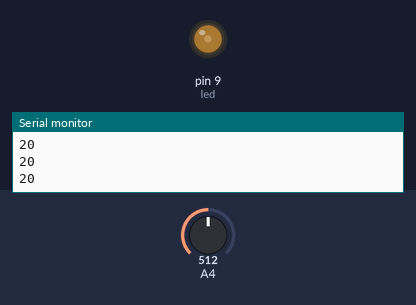
The sketch below on a simulated Arduino Uno, built with avr-gcc and run on an emulated ATmega328P. Shown: output pins drawn as LEDs (lit = HIGH), the last lines printed to the serial monitor. Inputs (shaded band) come from the test bench; at power-on: A4 = 512.

Above: at 1.2 s.
1.3 s: A4 set to 716
At 1.69 s:
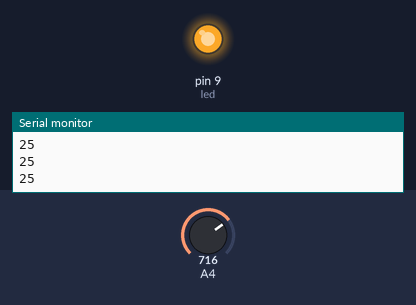
4.3 s: A4 set to 900
At 6.8 s:
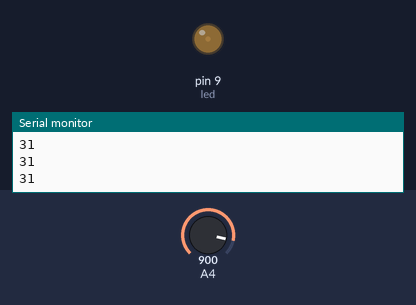
Timing chart, 0 to 13.3 s (numbered marks = the images above; inputs shaded):
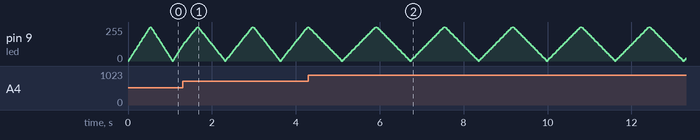

The sketch:

Desvanecimiento.ino
```cpp
int led = 9;           // the PWM pin the LED is attached to
int brightness = 0;    // how bright the LED is
int fadeAmount = 10;    // how many points to fade the LED by

// the setup routine runs once when you press reset:
void setup() {
  // declare pin 9 to be an output:
  pinMode(led, OUTPUT);
  Serial.begin(9600);
}

// the loop routine runs over and over again forever:
void loop() {
  int retardo = map(analogRead(A4),0,1023,5,35); //esto se agregó para poner el potenciometro conectado a A4
  // set the brightness of pin 9:
  analogWrite(led, brightness);
  Serial.println(retardo); //lectura de valor en poteciometro

  // change the brightness for next time through the loop:
  brightness = brightness + fadeAmount;

  // reverse the direction of the fading at the ends of the fade:
  if (brightness <= 0 || brightness >= 255) {
    fadeAmount = -fadeAmount;
  }
  // wait for 30 milliseconds to see the dimming effect
  delay(retardo);
}
```
